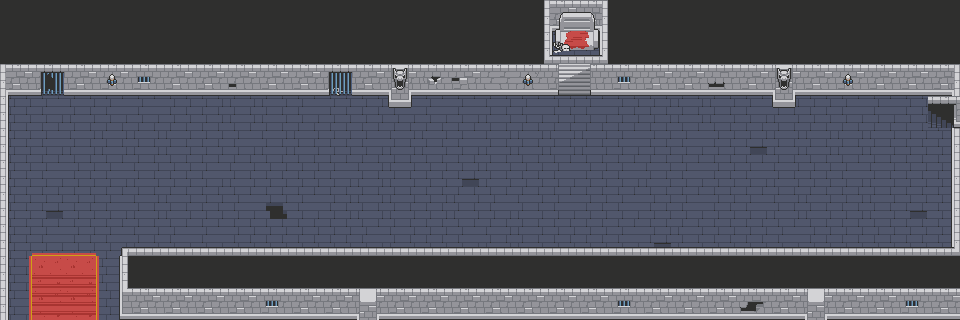

A 2D game scene composited from a Tiled map and its tileset images. What follows is a short description and the map's XML, with every tile layer's data as written:
An orthogonal 30x10 tile map with 32x32 px tiles, 4 tile layers (floor, wall, decor1, decor2) and 21 objects (16x monster, 3x chord, playerStart, milestone).

<map version="1.10" tiledversion="1.11.0" orientation="orthogonal" renderorder="right-down" width="30" height="10" tilewidth="32" tileheight="32" infinite="0" nextlayerid="8" nextobjectid="29">
 <editorsettings>
  <export target="../../stage_02/stage_02_08.json" format="json" />
 </editorsettings>
 <tileset firstgid="1" name="Royal Dungeon Tileset" tilewidth="32" tileheight="32" tilecount="396" columns="18">
  <image source="../../Royal Dungeon Tileset.png" width="576" height="704" />
  <tile id="10">
   <properties>
    <property name="collides" type="bool" value="true" />
   </properties>
  </tile>
  <tile id="11">
   <properties>
    <property name="collides" type="bool" value="true" />
   </properties>
  </tile>
  <tile id="12">
   <properties>
    <property name="collides" type="bool" value="true" />
   </properties>
  </tile>
  <tile id="21">
   <properties>
    <property name="collides" type="bool" value="true" />
   </properties>
  </tile>
  <tile id="49">
   <properties>
    <property name="collides" type="bool" value="true" />
   </properties>
  </tile>
  <tile id="139">
   <properties>
    <property name="collides" type="bool" value="true" />
   </properties>
  </tile>
  <tile id="151">
   <properties>
    <property name="collides" type="bool" value="true" />
   </properties>
  </tile>
  <tile id="152">
   <properties>
    <property name="collides" type="bool" value="true" />
   </properties>
  </tile>
 </tileset>
 <layer id="1" name="floor" width="30" height="10">
  <data encoding="csv">
8,9,10,8,8,9,10,8,8,8,8,9,8,8,9,9,9,8,8,8,9,10,8,8,8,8,9,8,9,10,
8,8,8,8,8,9,8,8,9,8,9,8,8,9,8,9,28,8,9,8,9,8,8,8,8,8,9,194,194,194,
8,9,8,9,8,8,8,9,8,9,10,8,9,10,28,8,9,8,9,8,9,8,8,8,10,8,9,8,9,9,
8,9,10,9,9,8,8,10,10,9,8,8,9,8,9,10,9,8,9,8,8,10,10,9,10,8,9,9,8,9,
8,9,10,10,10,10,8,9,10,10,8,9,10,10,9,10,10,10,10,9,8,9,8,46,10,10,10,10,8,9,
8,9,8,9,10,8,9,10,8,8,9,10,10,8,46,10,8,9,8,9,10,9,8,9,10,8,9,10,8,9,
8,46,8,9,10,10,8,9,28,9,8,10,10,8,10,9,10,9,8,9,8,9,8,9,10,10,8,10,46,9,
8,9,8,9,10,9,9,8,8,8,8,9,10,8,9,10,10,8,8,9,46,10,8,8,9,8,8,8,8,8,
8,8,9,10,8,8,8,8,9,10,10,9,10,8,9,10,9,9,8,8,8,9,10,8,9,10,8,8,8,8,
9,8,8,8,9,10,8,8,8,8,8,9,10,8,8,8,9,9,9,8,8,9,10,8,9,10,8,8,8,9
</data>
 </layer>
 <layer id="2" name="wall" width="30" height="10">
  <data encoding="csv">
22,22,22,22,22,22,22,22,22,22,22,22,22,22,22,22,22,1,2,22,22,22,22,22,22,22,22,22,22,22,
22,22,22,22,22,22,22,22,22,22,22,22,22,22,22,22,22,19,20,22,22,22,22,22,22,22,22,22,22,22,
1,91,40,40,149,40,40,75,40,40,92,40,55,56,57,58,59,109,110,149,40,40,76,40,55,40,40,40,40,2,
23,0,0,0,0,0,0,0,0,0,0,0,73,0,0,0,0,0,0,0,0,0,0,0,73,0,0,0,0,186,
23,0,0,0,0,0,0,0,0,0,0,0,0,0,0,0,0,0,0,0,0,0,0,0,0,0,0,0,0,21,
23,0,0,0,0,0,0,0,0,0,0,0,0,0,0,0,0,0,0,0,0,0,0,0,0,0,0,0,0,21,
23,0,0,0,0,0,0,0,0,0,0,0,0,0,0,0,0,0,0,0,0,0,0,0,0,0,0,0,0,21,
23,0,0,3,4,4,4,4,4,4,4,4,4,4,4,4,4,4,4,4,4,4,4,4,4,4,4,4,4,20,
23,0,0,21,22,22,22,22,22,22,22,22,22,22,22,22,22,22,22,22,22,22,22,22,22,22,22,22,22,22,
23,0,0,39,40,40,40,40,149,40,40,55,40,40,40,40,40,40,40,149,40,40,40,78,40,55,40,40,149,40
</data>
 </layer>
 <layer id="3" name="decor1" width="30" height="10">
  <data encoding="csv">
0,0,0,0,0,0,0,0,0,0,0,0,0,0,0,0,0,253,254,0,0,0,0,0,0,0,0,0,0,0,
0,0,0,0,0,0,0,0,0,0,0,0,0,0,0,0,0,271,272,0,0,0,0,0,0,0,0,0,0,0,
0,0,0,220,0,0,0,0,0,0,0,0,217,0,0,0,220,0,0,0,0,0,0,0,217,0,220,0,0,0,
0,0,0,0,0,0,0,0,0,0,0,0,0,0,0,0,0,0,0,0,0,0,0,0,0,0,0,0,0,0,
0,0,0,0,0,0,0,0,0,0,0,0,0,0,0,0,0,0,0,0,0,0,0,0,0,0,0,0,0,0,
0,0,0,0,0,0,0,0,0,0,0,0,0,0,0,0,0,0,0,0,0,0,0,0,0,0,0,0,0,0,
0,0,0,0,0,0,0,0,0,0,0,0,0,0,0,0,0,0,0,0,0,0,0,0,0,0,0,0,0,0,
0,228,228,0,0,0,0,0,0,0,0,0,0,0,0,0,0,0,0,0,0,0,0,0,0,0,0,0,0,0,
245,285,285,247,0,0,0,0,0,0,0,0,0,0,0,0,0,0,0,0,0,0,0,0,0,0,0,0,0,0,
245,303,303,247,0,0,0,0,0,0,0,0,0,0,0,0,0,0,0,0,0,0,0,0,0,0,0,0,0,0
</data>
 </layer>
 <layer id="4" name="decor2" width="30" height="10" locked="1">
  <data encoding="csv">
0,0,0,0,0,0,0,0,0,0,0,0,0,0,0,0,0,0,0,0,0,0,0,0,0,0,0,0,0,0,
0,0,0,0,0,0,0,0,0,0,0,0,0,0,0,0,0,235,0,0,0,0,0,0,0,0,0,0,0,0,
0,0,0,0,0,0,0,0,0,0,0,0,0,0,0,0,0,0,0,0,0,0,0,0,0,0,0,0,0,0,
0,0,0,0,0,0,0,0,0,0,0,0,0,9,0,0,0,0,0,0,0,0,0,0,0,0,0,0,0,0,
0,0,0,0,0,0,0,0,0,0,0,0,0,0,0,0,0,0,0,0,0,0,0,0,0,0,0,0,0,0,
0,0,0,0,0,0,0,0,0,0,0,0,0,0,0,0,0,0,0,0,0,0,0,0,0,0,0,0,0,0,
0,0,0,0,0,0,0,0,0,0,0,0,0,0,0,0,0,0,0,0,0,0,0,0,0,0,0,0,0,0,
0,0,0,0,0,0,0,0,0,0,0,0,0,0,0,0,0,0,0,0,0,0,0,0,0,0,0,0,0,0,
0,0,0,0,0,0,0,0,0,0,0,0,0,0,0,0,0,0,0,0,0,0,0,0,0,0,0,0,0,0,
0,0,0,0,0,0,0,0,0,0,0,0,0,0,0,0,0,0,0,0,0,0,0,0,0,0,0,0,0,0
</data>
 </layer>
 <objectgroup id="5" name="object">
  <object id="1" name="chordStart" type="chord" x="37.766" y="238.848">
   <point />
  </object>
  <object id="2" name="playerStart" x="99.5998" y="248.293">
   <point />
  </object>
  <object id="4" name="chordBattle" type="chord" x="573.542" y="37.5533">
   <point />
  </object>
  <object id="5" name="milestone" x="940.227" y="148.99">
   <point />
  </object>
  <object id="6" name="chordEnd" type="chord" x="912.245" y="121.838">
   <point />
  </object>
  <object id="7" name="spider" type="monster" x="157.041" y="146.799">
   <point />
  </object>
  <object id="8" name="fly" type="monster" x="727.691" y="237.338">
   <point />
  </object>
  <object id="9" name="mini goblin" type="monster" x="725.35" y="137.312">
   <point />
  </object>
  <object id="10" name="fly" type="monster" x="849.721" y="137.142">
   <point />
  </object>
  <object id="11" name="ratfolk" type="monster" x="807.413" y="192.691">
   <point />
  </object>
  <object id="12" name="mini goblin" type="monster" x="898.345" y="223.299">
   <point />
  </object>
  <object id="17" name="fly" type="monster" x="616.232" y="148.746">
   <point />
  </object>
  <object id="18" name="spider" type="monster" x="541.859" y="197.147">
   <point />
  </object>
  <object id="19" name="mini goblin" type="monster" x="364.781" y="166.454">
   <point />
  </object>
  <object id="20" name="ratfolk" type="monster" x="449.779" y="221.938">
   <point />
  </object>
  <object id="21" name="spider" type="monster" x="484.014" y="147.565">
   <point />
  </object>
  <object id="22" name="fly" type="monster" x="321.102" y="203.05">
   <point />
  </object>
  <object id="23" name="mini goblin" type="monster" x="260.895" y="134.579">
   <point />
  </object>
  <object id="24" name="spider" type="monster" x="230.202" y="223.119">
   <point />
  </object>
  <object id="25" name="fly" type="monster" x="604.427" y="216.035">
   <point />
  </object>
  <object id="26" name="ratfolk" type="monster" x="62.5676" y="155.829">
   <point />
  </object>
 </objectgroup>
</map>
